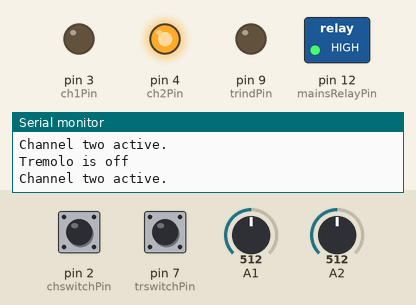
Recording of a sketch running on a simulated Arduino Uno, built with avr-gcc and run on an emulated ATmega328P. Shown: switched loads named in the sketch (green lamp = pin HIGH), output pins drawn as LEDs (lit = HIGH), the last lines printed to the serial monitor. The inputs (shaded band) are chosen by the test bench; at power-on: pin 2 (chswitchPin) LOW, pin 7 (trswitchPin) LOW, A2 = 512, A1 = 512.

Above: at 16.2 s.
16.3 s: pin 2 (chswitchPin) pulled HIGH for 0.15 s
At 16.41 s:
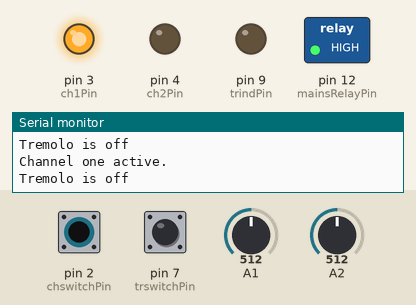
17.9 s: pin 7 (trswitchPin) pulled HIGH for 0.15 s
At 18.04 s:
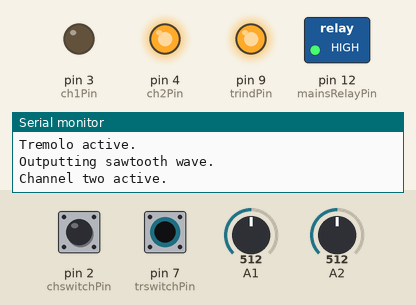
19.6 s: pin 7 (trswitchPin) pulled HIGH for 1 s
At 22.0 s:
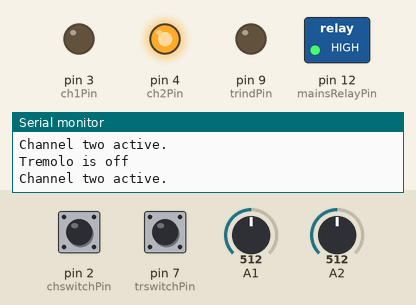
23.6 s: pin 2 (chswitchPin) pulled HIGH for 3.2 s
At 24.4 s:
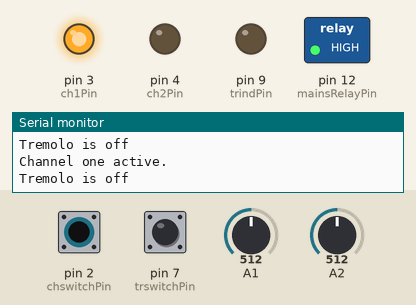
29.8 s: pin 2 (chswitchPin) driven HIGH and pin 7 (trswitchPin) driven HIGH
At 30.8 s:
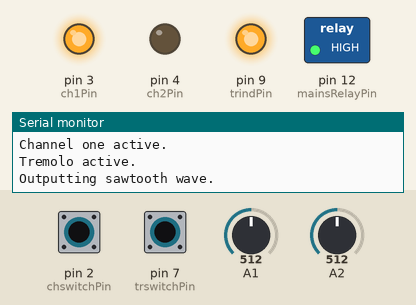
31.3 s: A2 set to 593
32.8 s: A2 set to 610
Timing chart, 0 to 39.4 s (numbered marks = the images above; inputs shaded):
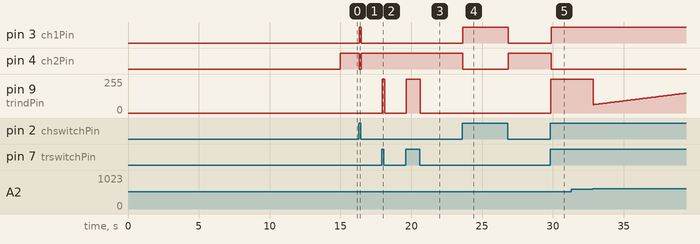

Measured:
- after the input at 16.3 s, pin 3 (ch1Pin): LOW → HIGH at once, → LOW 0.15 s later; pin 4 (ch2Pin): HIGH → LOW at once, → HIGH 0.15 s later
- after the input at 17.9 s, pin 9 (trindPin): 0/255 → 255/255 after 0.05 s, → 0/255 0.17 s later
- after the input at 19.6 s, pin 9 (trindPin): 0/255 → 255/255 after 0.06 s, → 0/255 0.98 s later
- after the input at 23.6 s, pin 3 (ch1Pin): LOW → HIGH at once, → LOW 3.2 s later; pin 4 (ch2Pin): HIGH → LOW at once, → HIGH 3.2 s later
- after the input at 29.8 s, pin 3 (ch1Pin): LOW → HIGH after 0.09 s; pin 4 (ch2Pin): HIGH → LOW after 0.09 s; pin 9 (trindPin): 0/255 → 255/255 after 0.07 s

The sketch:

AmpControls.ino
```cpp
/*
  * Controlled startup eliminates 'Standby' switch
  * Control two banks of vactrols for channel switching
  * Initialize lfo for tremolo and select waveform
  *
  * Written 03/2020 by Nathan Fisher <nfisher.sr@gmail.com>
  *
  * mains relay circuit on pin 12
  * channel switches pin 2 between 5v and ground
  * channel 1 output (relay or vactrol) pin 3
  * channel 2 output (relay or vactrol) pin 4
  * trem on/off switches pin 7 between 5v and ground
  * tremolo indicator led on pin 9
  * tremolo provided on two MCP4725 breakout cards via i2c interface
 */

#include <Wire.h>
#include <Adafruit_MCP4725.h>
#include "SineWave12bit.h"

Adafruit_MCP4725 dac0;
Adafruit_MCP4725 dac1;

// setup the pins for various purposes
// connect our mains relay circuit to pin 2
const int mainsRelayPin = 12;

// channel switching
const int chswitchPin = 2;	// channel switch spst switch on/off
const int ch1Pin = 3;		// first bank of vactrols
const int ch2Pin = 4;		// second bank of vactrols
int chswitchState = 0;		// variable reading channel switch state

// tremolo section
int trswitchState = 0;
int trmode = 0;
const int trswitchPin = 7;	// tremolo on/off switch
const int trindPin = 9;

// sine wave positions
byte sina = 0;
byte sinb = 0;
// the value for each position in the sine and sine reverse tables
byte s = 0;
byte r = 2047;
// the tremolo rate
int interval = 0;
// counts the intervals that have passed, increments each time
int loopCount = 0;
// decrements each interval
int looprevCount = 4095;

// store last update time
unsigned long previousMicros = 0;

// the setup function runs once when you press reset or power the board
void setup() {
	Serial.begin(9600);
	Serial.println("Starting up Amplifier Controls.");
	// initialize digital pin mainsRelayPin as an output.
	pinMode(mainsRelayPin, OUTPUT);
	// wait for the valves to warm up
	Serial.println("Warming up valves...");
	delay(15000);
	// switch the relay on
	Serial.println("Switching on mains relay.");
	digitalWrite(mainsRelayPin, HIGH);
	// initialize the vactrol pins as outputs
	pinMode(ch1Pin, OUTPUT);
	pinMode(ch2Pin, OUTPUT);
	pinMode(trindPin, OUTPUT);
	// initialize the two dac boards
	dac0.begin(0x62);
	dac1.begin(0x63);
}


// the program
void loop() {
	// get the channel switch state
	chswitchState = digitalRead(chswitchPin);

	// switch banks of vactrols on/off for channel switching
	if (chswitchState == HIGH) {
		Serial.println("Channel one active.");
		digitalWrite(ch1Pin, HIGH);
		digitalWrite(ch2Pin, LOW);
	} else {
		Serial.println("Channel two active.");
		digitalWrite(ch1Pin, LOW);
		digitalWrite(ch2Pin, HIGH);
	}

    unsigned long currentMicros = micros();
	// switch the tremolo on/off
	trswitchState = digitalRead(trswitchPin);
	if (trswitchState == HIGH) {
		Serial.println("Tremolo active.");
		interval = (analogRead(1) * 2 + 1);
		if (currentMicros - previousMicros >= interval) {
			// save the last pwm state change time
			previousMicros = currentMicros;
			// reset loopCount and looprevCount at the end of cycle
			if (loopCount >= 4095) {
				loopCount = 0;
			}
			if (looprevCount <= 0) {
				looprevCount = 4095;
			}
			// increment through the sine wave tables
			s++;
			r++;
			// increment the loop count, for square and saw waves
			loopCount++;
			// decrement the looprev count for sawrev wave
			looprevCount--;
		}
		trmode = (analogRead(2)); // read our tremolo mode switch
		if (trmode < 300) {
			Serial.println("Outputting sine wave.");
			sina = sineTable[s];
			sinb = sineTable[r];
			dac0.setVoltage(sina, false);
			dac1.setVoltage(sinb, false);
			analogWrite(trindPin, sinb / 16);
		} else if (trmode < 600) {
			Serial.println("Outputting sawtooth wave.");
			dac0.setVoltage(loopCount, false);
			dac1.setVoltage(looprevCount, false);
			analogWrite(trindPin, looprevCount);
		} else if (trmode < 900) {
			Serial.println("Outputting sawtooth reverse wave.");
			dac0.setVoltage(looprevCount, false);
			dac1.setVoltage(loopCount, false);
			analogWrite(trindPin, loopCount);
		} else {
			Serial.println("Outputting square wave.");
			if (loopCount <= 2047) {
				dac0.setVoltage(4095, false);
				dac1.setVoltage(0, false);
				digitalWrite(trindPin, LOW);
			} else {
				dac0.setVoltage(0, false);
				dac1.setVoltage(4095, false);
				digitalWrite(trindPin, HIGH);
			}
		}
	} else {
		Serial.println("Tremolo is off");
		// set both dacs to mid level
		dac0.setVoltage(2047, false);
		dac1.setVoltage(2047, false);
		digitalWrite(trindPin, LOW);
	}
}
```

Source omitted: SineWave12bit.h (18938 bytes)
